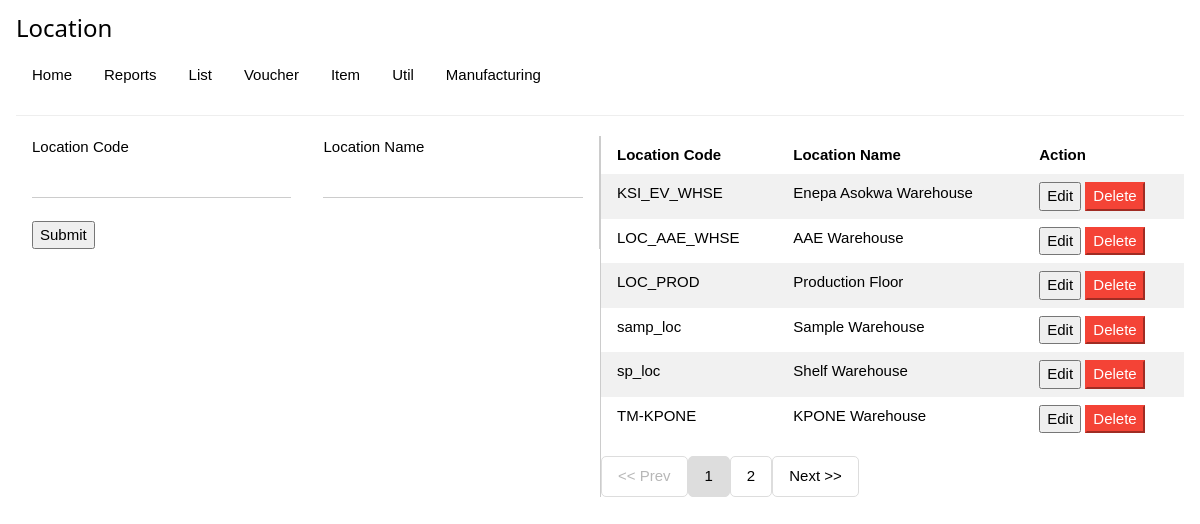
/app/loc.php, run on the app's committed database.
### tables this page shows
CREATE TABLE `location` (
  `loc_id` int(11) NOT NULL,
  `loc_code` varchar(25) DEFAULT NULL,
  `loc_name` varchar(25) DEFAULT NULL
);

### app/loc.php (the view, shortened to what this page needs)
<?php
require_once '../inc/db.php';
$retsql = 'SELECT * FROM location ORDER BY loc_code ASC';
$result = mysqli_query($conn, $retsql);
$data = array();
while ($row = mysqli_fetch_array($result, MYSQLI_ASSOC)) {
	$data[] = $row;
}
$loclist = $data;
?>
<!DOCTYPE html>
<html>
<head>
	<link rel="stylesheet" type="text/css" href="../lib/sdt.css">
	<link rel="stylesheet" type="text/css" href="../lib/w3.css">
</head>
<body>
	<div class="w3-container">
		<h3>Location</h3>
		<?php require_once '../inc/nav.php'; ?>
		<div class="w3-row">
			<div class="w3-half w3-border-right w3-mobile">
				<form action="invoicedb.php" method="post">
					<div class="w3-cell-row">
						<div class="w3-container w3-cell">
							<label>Location Code</label>
							<input type="text" id="loccode" name="loccode" class="w3-input">
						</div>
						<div class="w3-container w3-cell">
							<label>Location Name</label>
							<input type="text" id="locname" name="locname" class="w3-input">
						</div>
					</div><br>
					<div class="w3-container w3-cell">
						<input type="submit" id="locsubmit" name="locsubmit" value="Submit" />
					</div>
				</form>
			</div>
			<div class="w3-half w3-border-left w3-mobile">
				<table id="matbl" class='w3-table w3-striped w3-hoverable loctbl'>
					<thead>
						<tr>
							<th>Location Code</th>
							<th>Location Name</th>
							<th>Action</th>
						</tr>
					</thead>
					<?php
					foreach ($loclist as $list) { ?>
						<tr>
							<td><?php echo $list["loc_code"]; ?></td>
							<td><?php echo $list["loc_name"]; ?></td>
							<td>
								<input type="button" name="locedit" value="Edit" id="<?php echo $list["loc_id"]; ?>" class="w3-seablue locedit" />
								<input type="button" name="locdelete" value="Delete" id="<?php echo $list["loc_id"]; ?>" class="w3-border-red w3-red locdelete" />
							</td>
						</tr>
					<?php } ?>
				</table>
			</div>
		</div>
	</div>
</body>
</html>

### data on the page
location: loc_code "KSI_EV_WHSE", loc_name "Enepa Asokwa Warehouse"
location: loc_code "LOC_AAE_WHSE", loc_name "AAE Warehouse"
location: loc_code "LOC_PROD", loc_name "Production Floor"
location: loc_code "samp_loc", loc_name "Sample Warehouse"
location: loc_code "sp_loc", loc_name "Shelf Warehouse"
location: loc_code "TM-KPONE", loc_name "KPONE Warehouse"
